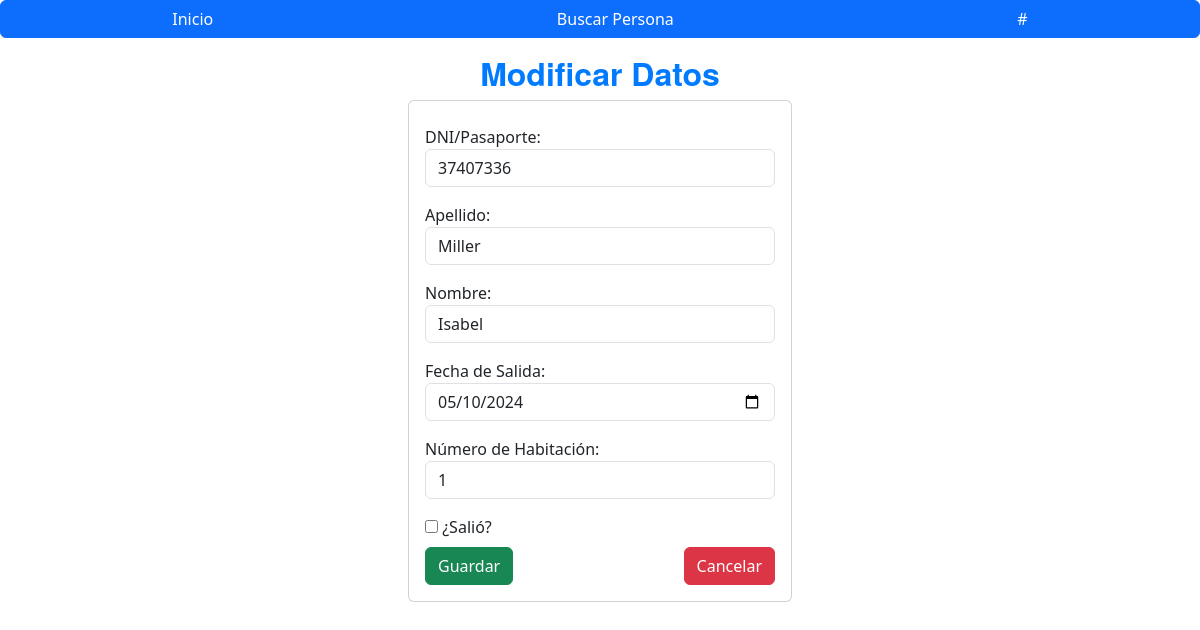
The app's page /edicionPersona/37407336, older data.
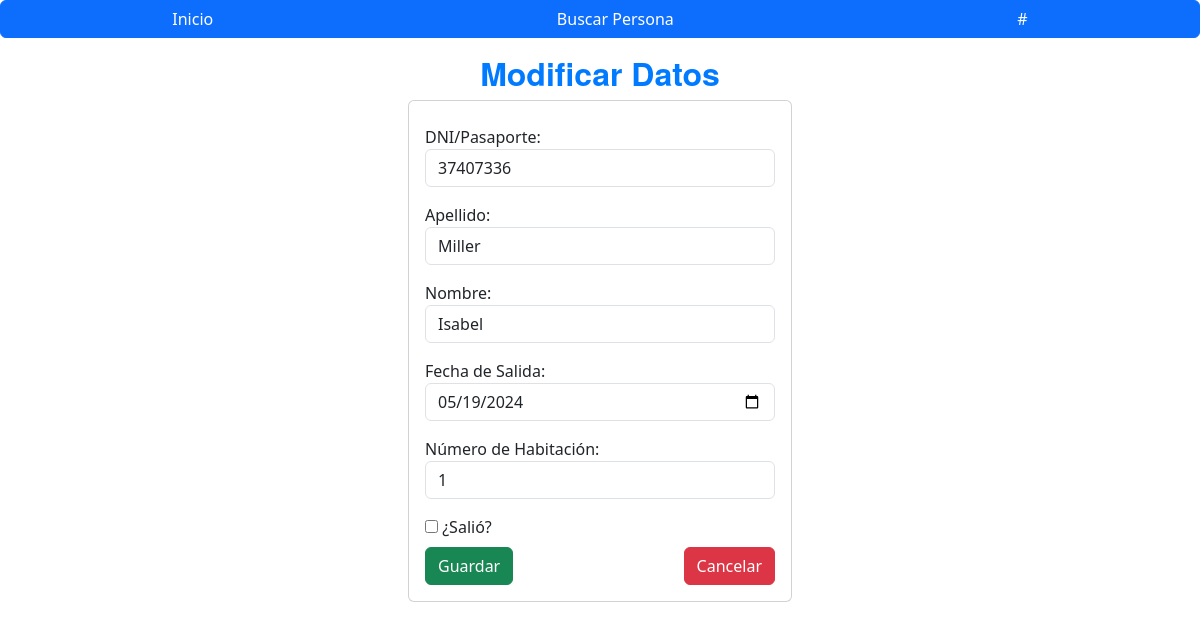
The same page, newer data.
### registrosABM/models.py (models this page shows, shortened)
class Persona(models.Model):
    nombre = models.CharField(max_length=50)
    apellido = models.CharField(max_length=8)
    dni_pasaporte = models.CharField(max_length=20)
    fecha_entrada = models.DateField(null=True, blank=True)
    fecha_salida = models.DateField(null=True, blank=True)
    numero_habitacion = models.PositiveIntegerField(null=True, blank=True)

### registrosABM/views.py (the view)
# urls.py: path('edicionPersona/<dni_pasaporte>', views.edicionPersona, name='edicionPersona/<dni_pasaporte>'),
def edicionPersona(request, dni_pasaporte):
    persona=Persona.objects.get(dni_pasaporte=dni_pasaporte)
    return render(request, "edicionPersona.html", {"persona": persona})

### registrosABM/templates/edicionPersona.html (shortened to what this page needs)
{% extends "./base.html" %}
{% block body %}
<div class="row">
    <div class="col-md-4 offset-md-4">
        <h2 style="text-align: center; font-family: 'Helvetica Neue', sans-serif; font-weight: bold; color: #007bff;">Modificar Datos</h2>
        <div class="card">
            <div class="card-body">
                <form action="/editarPersona/" method="POST" id="editarPersonaForm">
                    <div class="form-group py-2">
                        <label for="dni">DNI/Pasaporte:</label>
                        <input type="text" id="dni_pasaporte" name="dni_pasaporte" value="{{ persona.dni_pasaporte }}" class="form-control" placeholder="DNI/Pasaporte" minlength="7" maxlength="8" required readonly>
                    </div>
                    <div class="form-group py-2">
                        <label for="apellido">Apellido:</label>
                        <input type="text" id="apellido" name="apellido" value="{{ persona.apellido }}" class="form-control" placeholder="Apellido" maxlength="50" required>
                    </div>
                    <div class="form-group py-2">
                        <label for="nombre">Nombre:</label>
                        <input type="text" id="nombre" name="nombre" value="{{ persona.nombre }}" class="form-control" placeholder="Nombre" maxlength="50" required>
                    </div>
                    <div class="form-group py-2">
                        <label for="fecha_salida">Fecha de Salida:</label>
                        <input type="date" id="fecha_salida" name="fecha_salida" value="{{ persona.fecha_salida|date:'Y-m-d' }}" class="form-control" required>
                    </div>
                    <div class="form-group py-2">
                        <label for="numero_habitacion">Número de Habitación:</label>
                        <input type="number" id="numero_habitacion" name="numero_habitacion" value="{{ persona.numero_habitacion }}" class="form-control" required>
                    </div>
                    <div class="form-group py-2">
                        <label>
                            <input type="checkbox" id="salio" name="salio" {% if persona.salio %}checked{% endif %}> ¿Salió?
                        </label>
                    </div>
                    <div style="display: flex; justify-content: space-between;">
                        <button type="submit" class="btn btn-success">Guardar</button>
                        <a href="{% url 'home' %}" class="btn btn-danger">Cancelar</a>
                    </div>
                </form>
            </div>
        </div>
    </div>
</div>
{% endblock %}

Row changes from the older to the newer data that the page shows:
changed Persona "Miller": fecha_salida "05/10/2024" → "05/19/2024"
